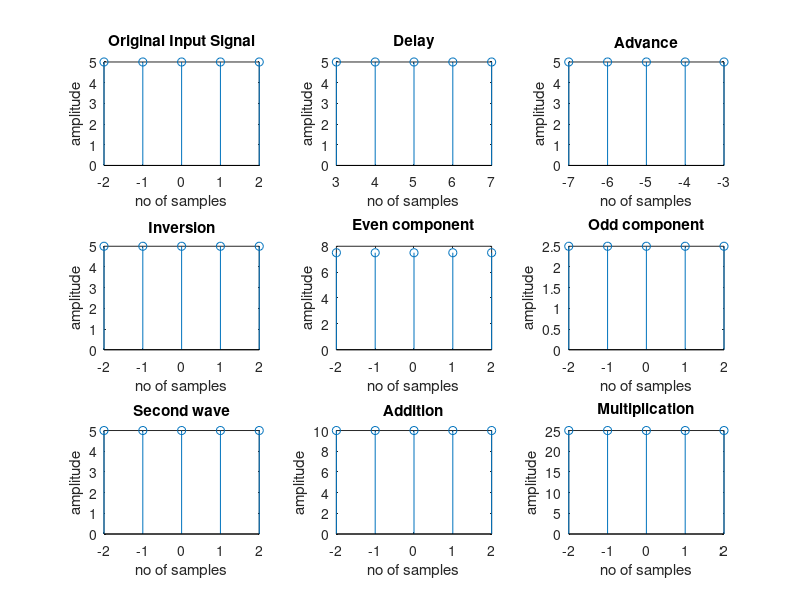

The MATLAB script that drew this image:
n=input('Enter number of samples: ');
for i=1:n
    y(i)=input('Enter number: ');
	yalt(i) = input('Enter number for second wave: ');
end

di=floor(n/2);
x=-di:di;
display(x)
display(y)
subplot(3,3,1);
stem(x,y);
xlabel('no of samples');
ylabel('amplitude');
title('Original Input Signal');

d=input('Enter delay value: ');
subplot(3,3,2);
x=-di+d:di+d;
stem(x,y);
xlabel('no of samples');
ylabel('amplitude');
title('Delay');

a=input('Enter advance value: ');
subplot(3,3,3);
x=-di-a:di-a;
stem(x,y);
xlabel('no of samples');
ylabel('amplitude');
title('Advance');

subplot(3,3,4);
d=floor(n/2);
x=-d:d;
y1=fliplr(y);
stem(x,y1);
xlabel('no of samples');
ylabel('amplitude');
title('Inversion');

subplot(3,3,5);
y2=y1+y/2;
stem(x,y2);
xlabel('no of samples');
ylabel('amplitude');
title('Even component');

subplot(3,3,6);
y2=y-y1/2;
stem(x,y2);
xlabel('no of samples');
ylabel('amplitude');
title('Odd component');

subplot(3,3,7);
stem(x,yalt);
xlabel('no of samples');
ylabel('amplitude');
title('Second wave');

subplot(3,3,8);
y2 = y + yalt
stem(x,y2);
xlabel('no of samples');
ylabel('amplitude');
title('Addition');

subplot(3,3,9);
y2 = y .* yalt
stem(x,y2);
xlabel('no of samples');
ylabel('amplitude');
title('Multiplication');